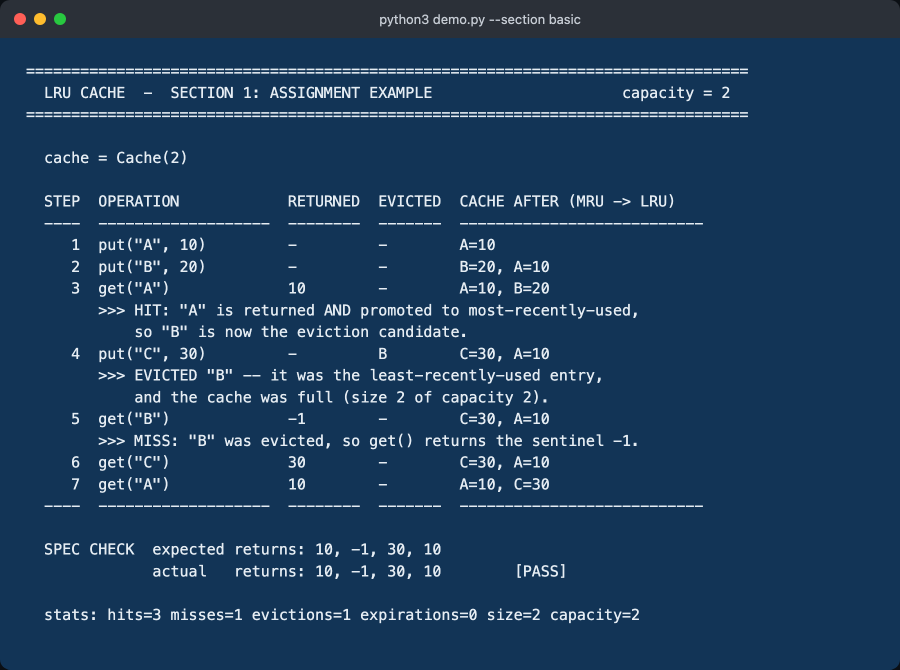
#> input picture photo/01_assignment_example.png, 1800 x 1339 px (shown at 1/2 size)
$ python -i capture_screenshots.py   (imports and definitions only)
#> lines starting #> are read from the running program, lines starting #| are printed output that depends on the picture; after the words box and inside, x2 and y2 are one past the last pixel; in counts of white or black regions, pixels touching at a corner belong together
#!/usr/bin/env python3
"""Generate the screenshots in photo/ from REAL program runs.

Design goal: it must be impossible for a screenshot to show text that the
program did not actually print.

    1. Each shot runs the program ONCE as a subprocess and keeps the verbatim
       stdout in memory.
    2. That exact text is written to photo/<name>.txt, unmodified and with no
       added header, so anyone can verify the image:

           python3 demo.py --section basic | diff - photo/01_assignment_example.txt

    3. The same in-memory text is what gets photographed. Three paths are
       tried in order, and every one of them is validated on the pixels
       before it is accepted:

       A. a genuine screen capture of a real Terminal.app window
       B. headless Google Chrome rendering the verbatim text
       C. Pillow drawing the verbatim text directly

Why the pixel validation matters: on macOS, if Screen Recording permission is
missing, `screencapture` still exits 0 and hands back the desktop wallpaper
with no windows in it. The exit code is useless as a signal. So every capture
path paints the same sentinel background (#123456 -- a colour no wallpaper is
mostly made of) and the validator requires it to dominate the image.

Usage:
    python3 scripts/capture_screenshots.py
    python3 scripts/capture_screenshots.py --html-only   # skip Terminal capture
    python3 scripts/capture_screenshots.py --keep-window # leave Terminal open

Requires Pillow (pip install Pillow). The library, demo and tests do not.
"""

from __future__ import annotations

import argparse
import html as html_mod
import json
import os
import re
import shutil
import subprocess
import sys
import tempfile
import time
from datetime import datetime, timezone
from hashlib import sha256

try:
    from PIL import Image, ImageChops, ImageDraw, ImageFont, ImageStat
except ImportError:  # pragma: no cover
    sys.exit("Pillow is required: python3 -m pip install Pillow")

ROOT = os.path.dirname(os.path.dirname(os.path.abspath(__file__)))
PHOTO = os.path.join(ROOT, "photo")
CHROME = "/Applications/Google Chrome.app/Contents/MacOS/Google Chrome"
MENLO = "/System/Library/Fonts/Menlo.ttc"

SENTINEL_BG = (0x12, 0x34, 0x56)
FOREGROUND = (0xE6, 0xED, 0xF3)

# Terminal.app wants 16-bit channels.
def _t16(rgb):
    return "{%d, %d, %d}" % tuple(round(c / 255 * 65535) for c in rgb)


class Shot:
    def __init__(self, name, args, title, caption, merge_stderr=False):
        self.name = name
        self.args = args            # passed to sys.executable
        self.title = title          # shown in the window title bar
        self.caption = caption
        self.merge_stderr = merge_stderr


SHOTS = [
    Shot("01_assignment_example", ["demo.py", "--section", "basic"],
         "python3 demo.py --section basic",
         "put(), get(), LRU eviction and every returned value"),
    Shot("02_eviction_walkthrough", ["demo.py", "--section", "eviction"],
         "python3 demo.py --section eviction",
         "recency promotion, update-without-eviction, and an inert miss"),
    Shot("03_ttl_expiration", ["demo.py", "--section", "ttl"],
         "python3 demo.py --section ttl",
         "TTL expiration on an injected deterministic clock"),
    Shot("04_unit_tests", ["-m", "unittest"],
         "python3 -m unittest",
         "the full test suite passing", merge_stderr=True),
]


class CaptureError(RuntimeError):
    pass


# ----------------------------------------------------------------------
# 1. run the program and keep the verbatim output
# ----------------------------------------------------------------------

# [17 lines left out: function run_and_capture, not called in this run]


# ----------------------------------------------------------------------
# 2. pixel validation -- the only reliable failure detector on macOS
# ----------------------------------------------------------------------

def _bg_fraction(im, colour, tol):
    r, g, b = im.split()
    total = im.size[0] * im.size[1]
    mask = None
    for chan, target in zip((r, g, b), colour):
        lo, hi = max(0, target - tol), min(255, target + tol)
        band = chan.point(lambda v, lo=lo, hi=hi: 255 if lo <= v <= hi else 0)
        mask = band if mask is None else ImageChops.multiply(mask, band)
    # histogram()[255] instead of sum(getdata()): forward-compatible with
    # Pillow 14 (getdata is deprecated) and far faster.
    return mask.histogram()[255] / float(total)


def validate_png(path, tol=26, min_bg=0.25, min_ink=0.01, max_ink=0.75,
                 expected_lines=None, bar_px=0):
#> called with path = '../photo/01_assignment_example.png', tol = 26, min_bg = 0.25, min_ink = 0.01, max_ink = 0.75, bar_px = 0
    im = Image.open(path).convert("RGB")
#> im is the input picture: PIL image 1800x1339 RGB; mean R, G, B 28.5, 59.8, 91
    im.load()
    w, h = im.size
#> w = 1800; h = 1339
    bg = _bg_fraction(im, SENTINEL_BG, tol)
#> in _bg_fraction, `r, g, b = im.split()`:
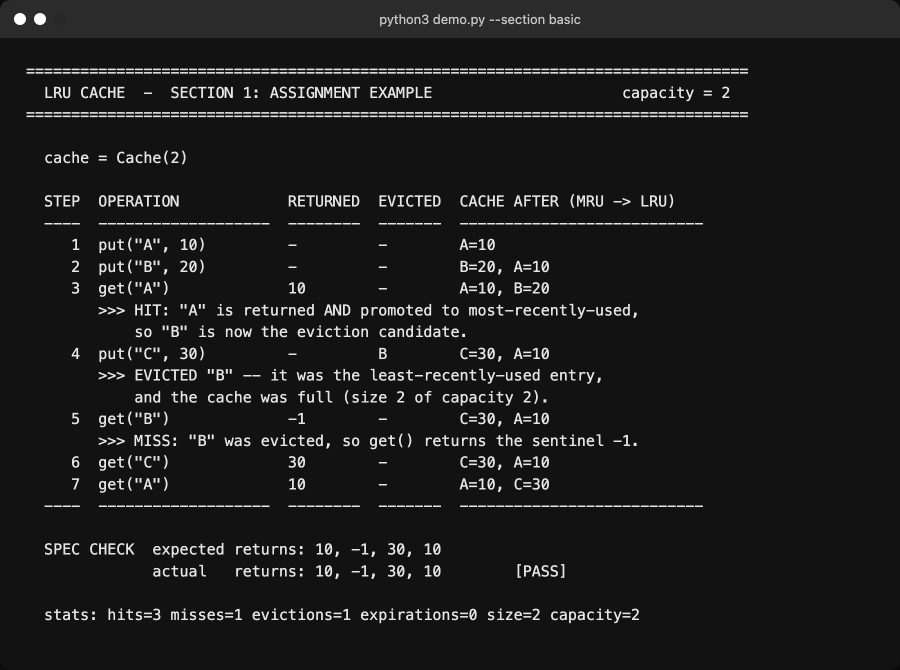
#> r: PIL image 1800x1339 L (shown at 1/2 size); min 10, max 255, mean 28.5
#> in _bg_fraction, `r, g, b = im.split()`:
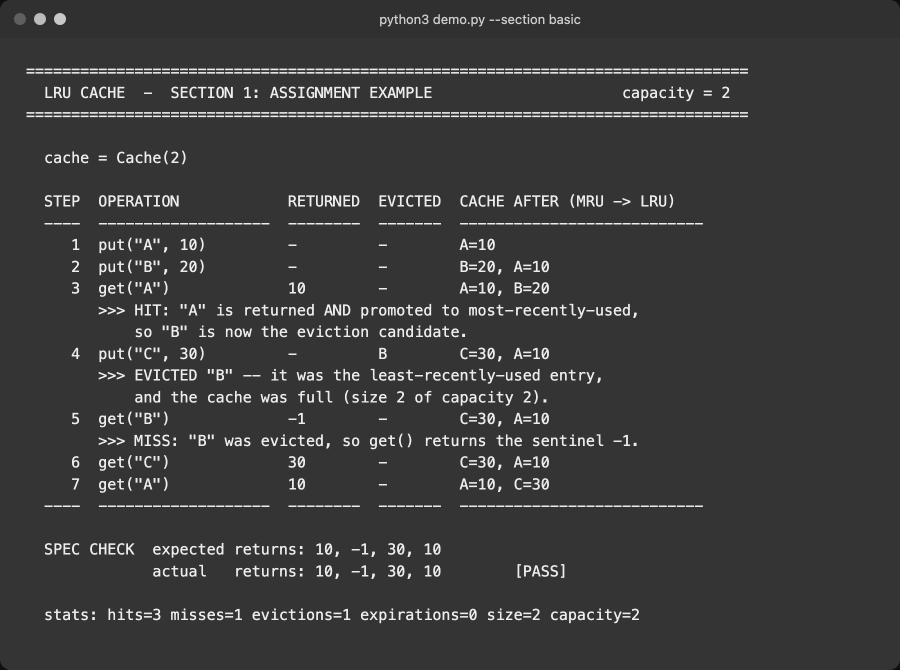
#> g: PIL image 1800x1339 L (shown at 1/2 size); min 14, max 237, mean 59.8
#> in _bg_fraction, `r, g, b = im.split()`:
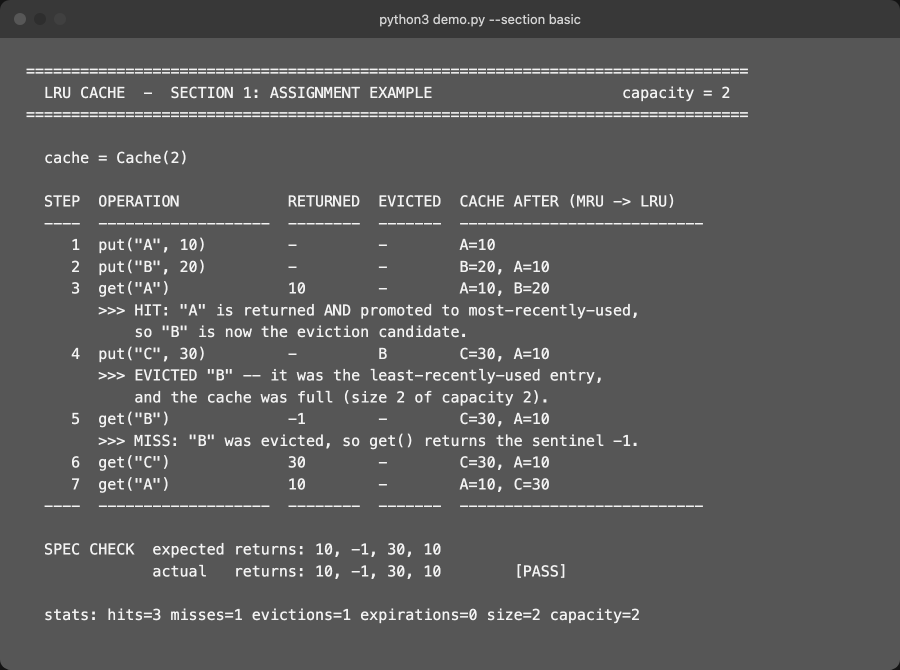
#> b: PIL image 1800x1339 L (shown at 1/2 size); min 20, max 243, mean 91
#> the loop in _bg_fraction, `for chan, target in zip((r, g, b), colour):` made 3 passes
#> (target, lo, hi) on passes 1 to 3: (18, 0, 44), (52, 26, 78), (86, 60, 112)
#> pass 1, in _bg_fraction, `band = chan.point(lambda v, lo=lo, hi=hi: 255 if lo <= v <= hi else 0)`:
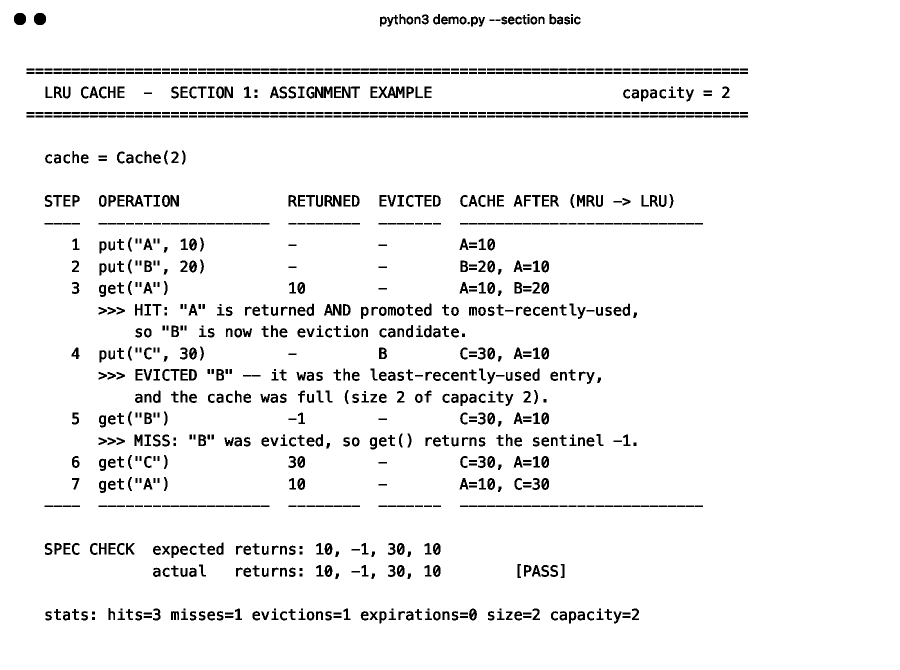
#> band: PIL image 1800x1339 L (shown at 1/2 size); 94.9% white; 1144 black regions (22 under 20 px), largest, box (x1, y1, x2, y2) and area: (756, 173, 809, 196) 659, (649, 390, 683, 413) 515, (28, 26, 52, 50) 484
#> pass 3, in _bg_fraction, `band = chan.point(lambda v, lo=lo, hi=hi: 255 if lo <= v <= hi else 0)`:
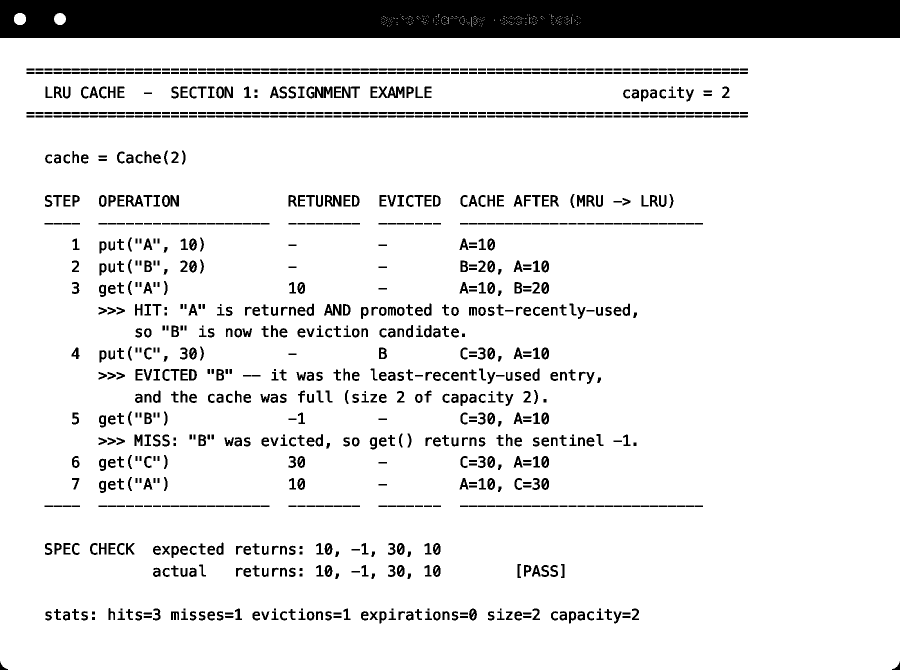
#> band: PIL image 1800x1339 L (shown at 1/2 size); 89.5% white; 1116 black regions (19 under 20 px), largest, box (x1, y1, x2, y2) and area: (0, 0, 1800, 76) 135310, (756, 173, 809, 196) 650, (650, 390, 683, 413) 493
#> after the loop in _bg_fraction, `for chan, target in zip((r, g, b), colour):`: mask: PIL image 1800x1339 L; 89.4% white; 1116 black regions (19 under 20 px), largest, box (x1, y1, x2, y2) and area: (0, 0, 1800, 76) 136800, (756, 173, 809, 196) 659, (649, 390, 683, 413) 515
#> bg = 0.894
    stddev = ImageStat.Stat(im.convert("L")).stddev[0]
#> stddev = 36.66
    colours = im.getcolors(maxcolors=2_000_000)
#> colours = 566 items
    distinct = len(colours) if colours else 2_000_000
#> distinct = 566
    report = {
        "size": [w, h],
        "bg_match": round(bg, 4),
        "stddev": round(stddev, 2),
        "distinct_colors": distinct,
    }
#> report = {'size': [1800, 1339], 'bg_match': 0.893, 'stddev': 36.66, 'distinct_colors': 566}
    # Measure ink only BELOW the window chrome. The title bar and its dots are
    # non-sentinel pixels by construction, so a whole-image ink ratio would
    # happily "validate" an image containing no program output at all.
    body = im.crop((0, min(bar_px, h - 1), w, h)) if bar_px else im
    body_ink = 1.0 - _bg_fraction(body, SENTINEL_BG, tol)
#> the loop in _bg_fraction (call 2), `for chan, target in zip((r, g, b), colour):` made 3 passes
#> body_ink = 0.106
    text_rows = _ink_row_count(body, SENTINEL_BG, tol)
    report["body_ink"] = round(body_ink, 4)
    report["text_rows"] = text_rows
    checks = {
        "dimensions": w >= 400 and h >= 200,
        "not_flat": stddev >= 6.0 and distinct >= 40,
        "sentinel_background": bg >= min_bg,
        "text_present": min_ink <= body_ink <= max_ink,
        "not_clipped_right": not _touches_right_edge(
            im, SENTINEL_BG, tol, top=bar_px + 24, bottom=24),
    }
    if expected_lines is not None:
        # A truncated render is the one failure a pretty image can hide, so
        # require roughly one band of ink per non-blank line of output.
        non_blank = max(1, expected_lines)
        checks["line_count_plausible"] = text_rows >= int(non_blank * 0.5)
        report["expected_lines"] = expected_lines
    failed = [name for name, ok in checks.items() if not ok]
    report["failed_checks"] = failed
    report["ok"] = not failed
    return report


def _ink_row_count(im, colour, tol):
    """Number of horizontal bands that contain non-background pixels."""
#> called with colour = (18, 52, 86), tol = 26
    w, h = im.size
#> w = 1800; h = 1339
    bands, run = 0, False
    for y in range(h):
        row = im.crop((0, y, w, y + 1))
        inked = (1.0 - _bg_fraction(row, colour, tol)) > 0.002
        if inked and not run:
            bands += 1
        run = inked
#> after the loop, bands = 26
    return bands


def _touches_right_edge(im, colour, tol, margin=3, top=0, bottom=0):
    """True if text runs into the right edge, i.e. the render was clipped.

    The frame has rounded corners, so the extreme corners of the edge strip
    are page background rather than terminal background. Sampling only the
    text region between ``top`` and ``h - bottom`` avoids that false positive.
    """
#> called with colour = (18, 52, 86), tol = 26, margin = 3, top = 24, bottom = 24
    w, h = im.size
#> w = 1800; h = 1339
    lo, hi = min(top, h - 1), max(0, h - bottom)
#> lo = 24; hi = 1315
    if w <= margin or hi <= lo:
        return False
    strip = im.crop((w - margin, lo, w, hi))
    return (1.0 - _bg_fraction(strip, colour, tol)) > 0.002


PERMISSION_HELP = """\
    The window content was not present in the captured pixels. On macOS this
    almost always means Screen Recording permission is missing for whichever
    app is running this script (screencapture exits 0 even when denied).
    Grant it under:
      System Settings > Privacy & Security > Screen & System Audio Recording
    then quit and relaunch that app. Falling back to a headless-Chrome render
    of the same verbatim output."""


# ----------------------------------------------------------------------
# 3. Path A -- a real Terminal.app window
# ----------------------------------------------------------------------

# [30 lines left out: functions screen_recording_available, _osascript, not called in this run]


def _applescript_denied(proc):
    return "-1743" in proc.stderr or "Not authorized" in proc.stderr


# [102 lines left out: function try_terminal_capture, not called in this run]


_DURATION = re.compile(r"in \d+\.\d+s")


def _normalise(text):
    """Ignore unittest's own wall-clock duration when comparing two runs."""
    return _DURATION.sub("in <duration>", text)


# [13 lines left out: function _wait_until_idle, not called in this run]


def _sh(text):
    return "'" + str(text).replace("'", "'\\''") + "'"


def _as_str(text):
    return '"' + text.replace("\\", "\\\\").replace('"', '\\"') + '"'


# ----------------------------------------------------------------------
# 4. Path B -- headless Chrome rendering the verbatim text
# ----------------------------------------------------------------------

HTML = """<!doctype html>
<html><head><meta charset="utf-8"><title>{title}</title><style>
  html, body {{ margin: 0; padding: 0; background: #0b0f14; }}
  /* No box-shadow: its soft edge would defeat the exact bbox trim below. */
  .frame {{ display: inline-block; min-width: 900px;
            border-radius: 10px; overflow: hidden; }}
  .bar {{ background: #2b3038; height: 38px; display: flex; align-items: center;
          padding: 0 14px; gap: 8px; }}
  .dot {{ width: 12px; height: 12px; border-radius: 50%; }}
  .t {{ flex: 1; text-align: center; color: #c6ccd4; font-size: 13px;
        font-family: -apple-system, system-ui, sans-serif; }}
  pre {{ margin: 0; background: {bg}; color: {fg}; padding: 22px 26px;
         font-family: Menlo, Monaco, "SF Mono", monospace;
         font-size: 15px; line-height: 1.45; white-space: pre; }}
</style></head><body>
<div class="frame">
  <div class="bar">
    <div class="dot" style="background:#ff5f57"></div>
    <div class="dot" style="background:#febc2e"></div>
    <div class="dot" style="background:#28c840"></div>
    <div class="t">{title}</div>
  </div>
  <pre>{body}</pre>
</div>
</body></html>
"""


# [150 lines left out: functions chrome_html_capture, _wait_for_stable_file, _trim, pillow_capture, _sha256_file, not called in this run]


def _manifest_path():
    return os.path.join(PHOTO, "MANIFEST.json")


# [131 lines left out: functions _read_manifest, _write_manifest, main, not called in this run]


# [2 lines not run here, left out]

>>> result = validate_png('../photo/01_assignment_example.png')
#> in validate_png, `checks = { "dimensions": w >= 400 and h >= 200, "not_flat": stddev >= ..`: checks = {'dimensions': True, 'not_flat': True, 'sentinel_background': True, 'text_present': True, 'not_clipped_right': False}
#> in validate_png, `failed = [name for name, ok in checks.items() if not ok]`: failed = ['not_clipped_right']
#> result = {'size': [1800, 1339], 'bg_match': 0.893, 'stddev': 36.66, 'distinct_colors': 566, 'body_ink': 0.106, 'text_rows': 26, 'failed_checks': ['not_clipped_right'], 'ok': False}
